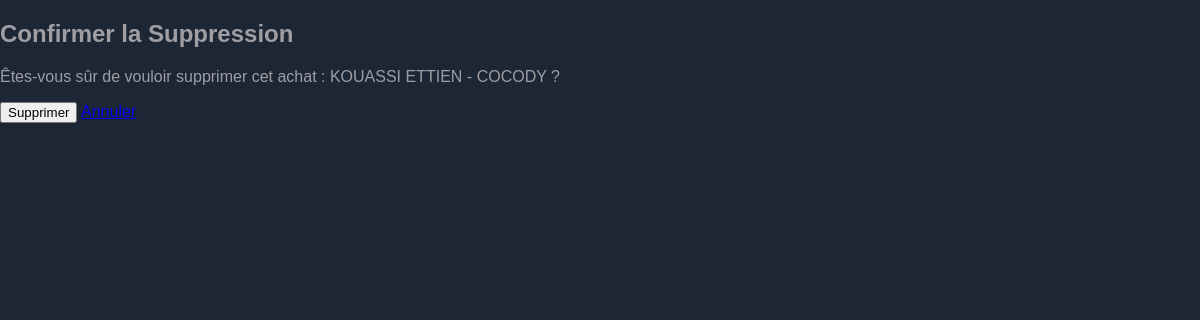
Screenshot of /achats/supprimer/2/ with the database file from the repository.
### ges_imo/models.py (models this page shows, shortened)
class Achats(models.Model):
    client = models.ForeignKey(client, on_delete=models.CASCADE)
    bien_immobilier = models.ForeignKey(BienImmobilier, on_delete=models.CASCADE)
    prix_vente = models.DecimalField(max_digits=10, decimal_places=2)

class client (models.Model):
    nom = models.CharField(max_length=100)
    prenom = models.CharField(max_length=100)
    adresse = models.CharField(max_length=255)
    email = models.EmailField()
    tel = models.CharField(max_length=20)

class BienImmobilier(models.Model):
    type_bien = models.CharField(max_length=50)
    adresse = models.CharField(max_length=255)
    prix_vente = models.DecimalField(max_digits=10, decimal_places=2)
    prix_location = models.DecimalField(max_digits=10, decimal_places=2)
    proprietaire = models.ForeignKey(Proprietaire, on_delete=models.CASCADE)

### ges_imo/views.py (the view)
# urls.py: path('achats/supprimer/<int:achat_id>/', views.supprimer_achat, name='supprimer_achat'),
def supprimer_achat(request, achat_id):
    achat = get_object_or_404(Achats, id=achat_id)
    if request.method == 'POST':
        achat.delete()
        return redirect('achats')
    return render(request, 'listing/confirm_delete.html', {'achat': achat})

### ges_imo/templates/listing/confirm_delete.html (shortened to what this page needs)
{% load static %}
<!DOCTYPE html>
<html lang="en">
<head>
    <link rel="stylesheet" href="{% static 'css/styles.css' %}">
</head>
<body>
    <div class="container">
        <h2>Confirmer la Suppression</h2>
        <p>Êtes-vous sûr de vouloir supprimer cet achat : {{ achat.client.prenom }} {{ achat.client.nom }} - {{ achat.bien_immobilier.adresse }} ?</p>
        <form method="POST">
            <button type="submit" class="btn btn-danger">Supprimer</button>
            <a href="{% url 'achats' %}" class="btn btn-secondary">Annuler</a>
        </form>
    </div>
</body>
</html>

### ges_imo/static/css/styles.css (style rules this page uses)
body { margin: 0; padding: 0; background-color: #1d2634; color: #9e9ea4; font-family: 'Montserrat', sans-serif; }

### rows the page displays
Achats: client.prenom "KOUASSI", client.nom "ETTIEN", bien_immobilier.adresse "COCODY"
